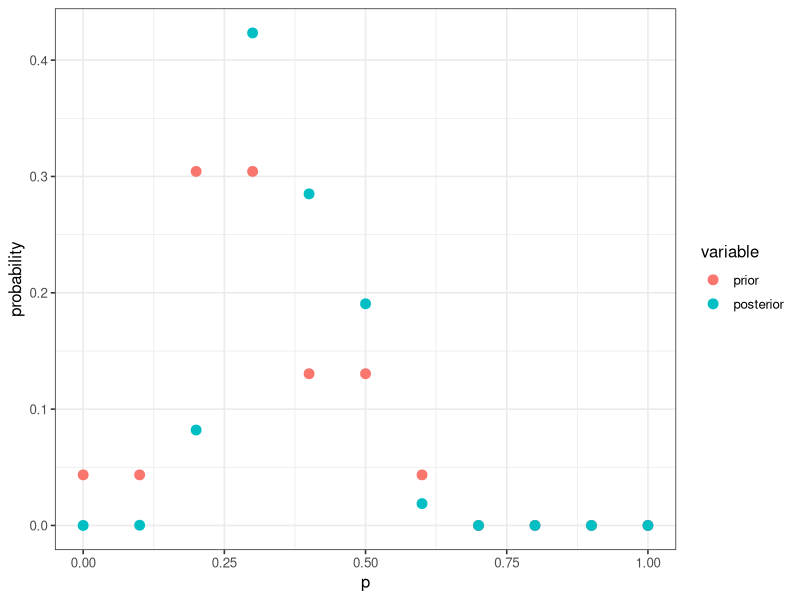
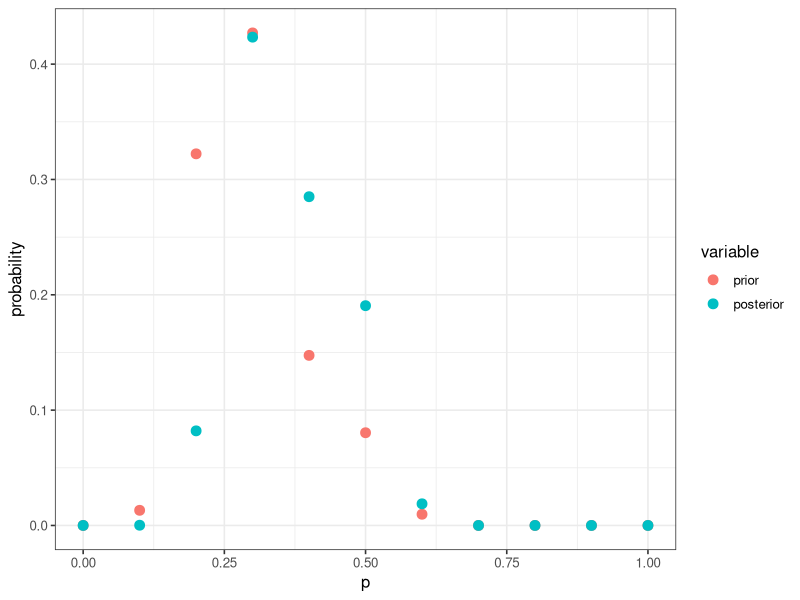

R code for these plots, in order: (Note: this script raises an error after producing the figures.)
## ---- chunk 1
require(knitr)
#Entering data and the prior probabilities 
priorvalues <- c(0, .1, .2, .3, .4, .5, .6, .7, .8, .9, 1)
priorprob <- c(1/23, 1/23, 7/23, 7/23, 3/23, 3/23, 1/23, 0/23, 0/23, 0/23, 0/23)

n <- 20
y <- 8

#vector for storing results
jointprob <- numeric(length = length(priorvalues))

for(i in 1:length(priorvalues))
{
  
  #compute Binomial probability given value of p - likelihood
  binomprob <- dbinom(y, n, p = priorvalues[i])
  
  #compute joint probability - posterior
  jointprob[i] <- binomprob * priorprob[i]
  
}

#compute marginal probability of y 
pofy <- sum(jointprob)

#compute posterior probabilities
posteriorprob <- jointprob/pofy

#visualizing the posterior

#put posterior probabilities in one matrix object for easy viewing 
allnighterposterior <- as.data.frame(cbind(priorvalues, priorprob, posteriorprob))
names(allnighterposterior) <- c("p", "prior", "posterior")

#list the final posterior distribution, based on our prior derived in class
allnighterposterior

#plot the prior and posterior probabilities
require(ggplot2)
require(reshape2)

allnighterposterior_all <- melt(allnighterposterior, id = "p")

ggplot(allnighterposterior_all, aes(x = p, y = value, colour = variable)) +
  geom_point(size = 3) + 
  xlab("p") + ylab("probability") +
 theme_bw(base_size = 12, base_family = "")
kable(allnighterposterior, caption="Posterior using one-step updating")
## ---- chunk 2
#Calculating posterior (n=10, y=3) from the prior distribution given in class
require(knitr)
priorvalues <- c(0, .1, .2, .3, .4, .5, .6, .7, .8, .9, 1)
priorprob <- c(1/23, 1/23, 7/23, 7/23, 3/23, 3/23, 1/23, 0/23, 0/23, 0/23, 0/23)

n <- 10
y <- 3

#vector for storing results
jointprob <- numeric(length = length(priorvalues))

for(i in 1:length(priorvalues))
{
  
  #compute Binomial probability given value of p - likelihood
  binomprob <- dbinom(y, n, p = priorvalues[i])
  
  #compute joint probability - posterior
  jointprob[i] <- binomprob * priorprob[i]
  
}

#compute marginal probability of y 
pofy <- sum(jointprob)

#compute posterior probabilities
posteriorprob <- jointprob/pofy


#Now we will do a sequential update by settting the prior probabilities to the computed posterior probabilities and then setting n=10 and y=5

priorprob <- posteriorprob
n <- 10
y <- 5


jointprob <- numeric(length = length(priorvalues))

for(i in 1:length(priorvalues))
{
  
  #compute Binomial probability given value of p - likelihood
  binomprob <- dbinom(y, n, p = priorvalues[i])
  
  #compute joint probability - posterior
  jointprob[i] <- binomprob * priorprob[i]
  
}

#compute marginal probability of y 
pofy <- sum(jointprob)

#compute posterior probabilities
posteriorprob <- jointprob/pofy
allnighterposterior <- as.data.frame(cbind(priorvalues, priorprob, posteriorprob))
names(allnighterposterior) <- c("p", "prior", "posterior")

#list the final posterior distribution, based on our prior derived in class
allnighterposterior

#plot the prior and posterior probabilities
require(ggplot2)
require(reshape2)

allnighterposterior_all <- melt(allnighterposterior, id = "p")

ggplot(allnighterposterior_all, aes(x = p, y = value, colour = variable)) +
  geom_point(size = 3) + 
  xlab("p") + ylab("probability") +
 theme_bw(base_size = 12, base_family = "")

kableallnighterposterior
